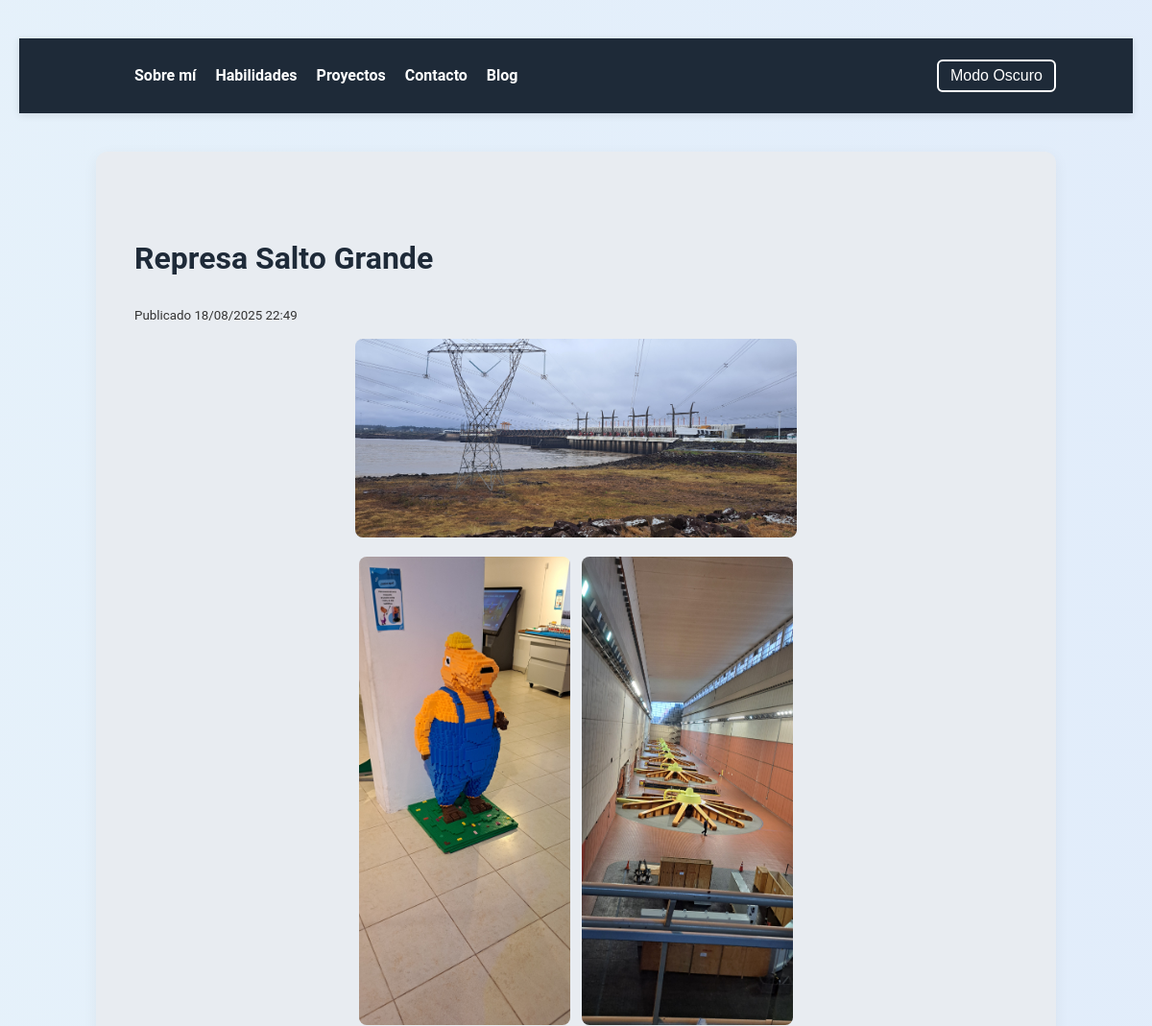
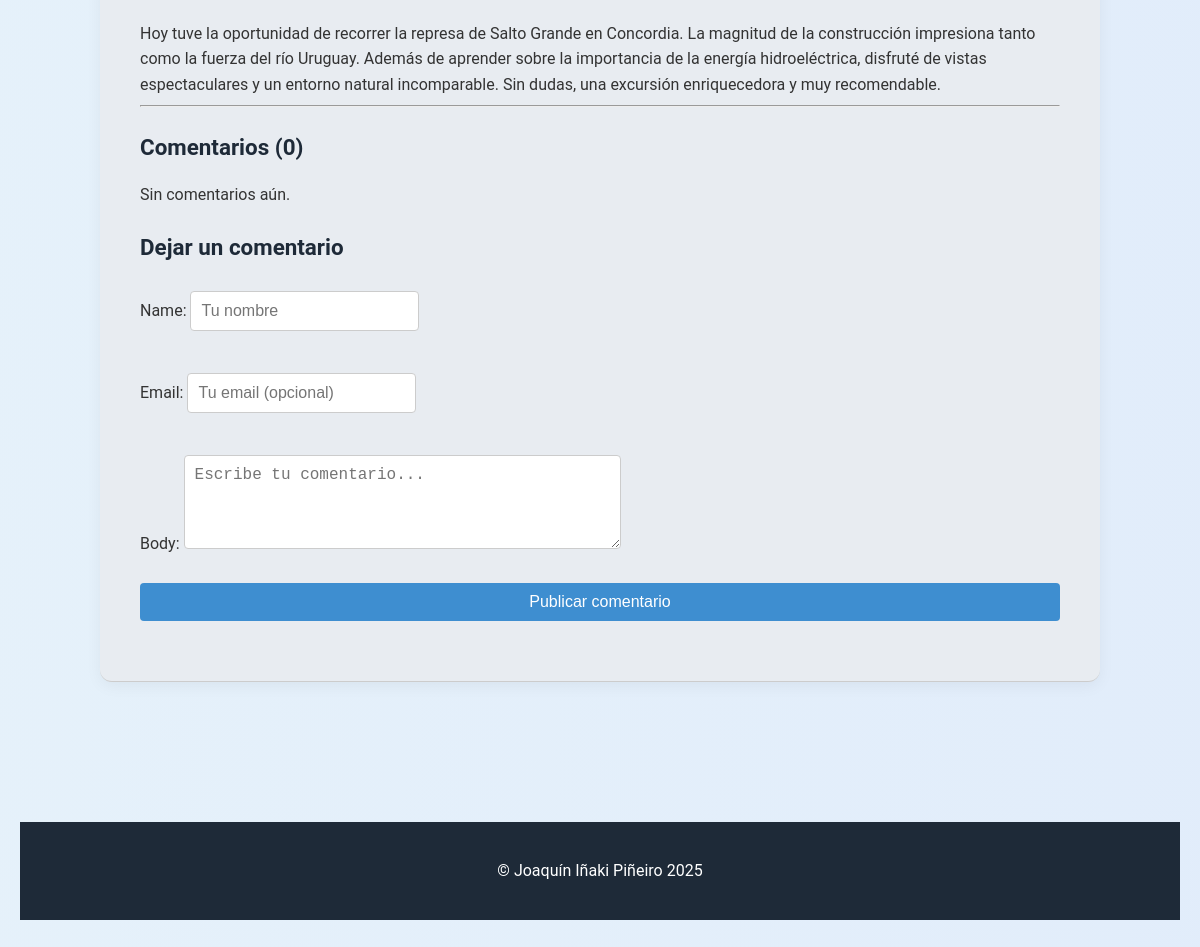
/blog/represa-salto-grande/, run on an earlier commit of the app's database (2 pictures, top to bottom).
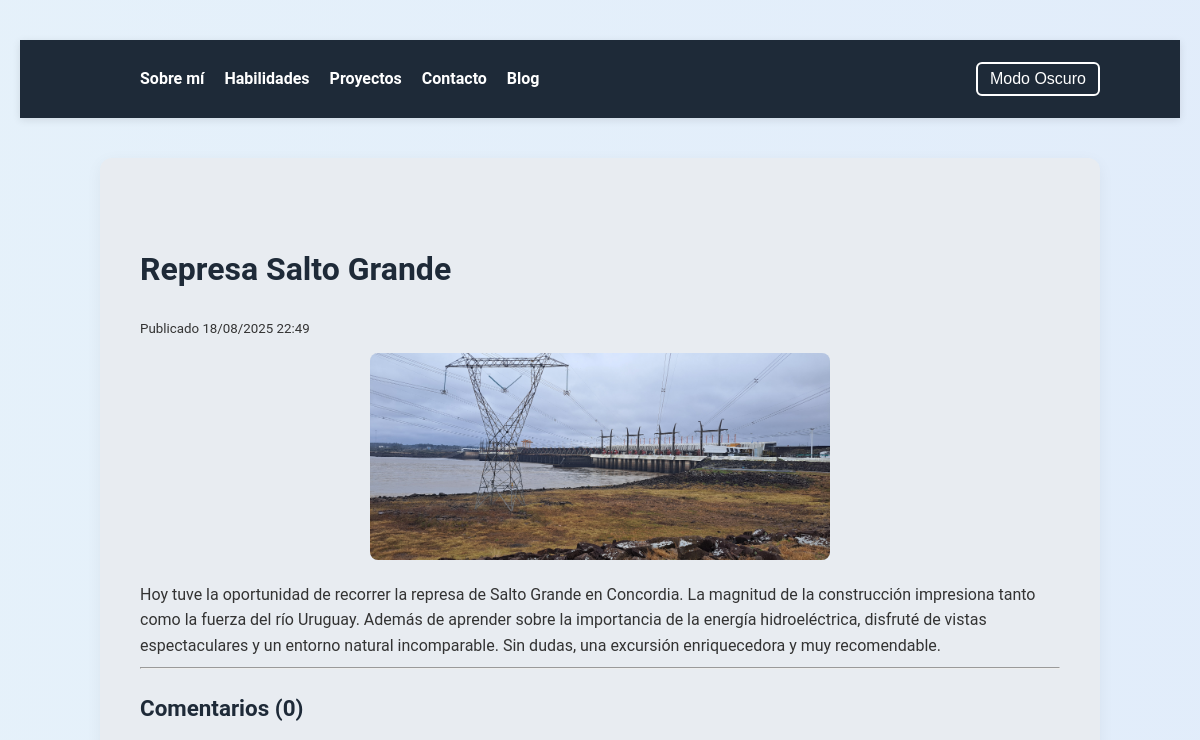
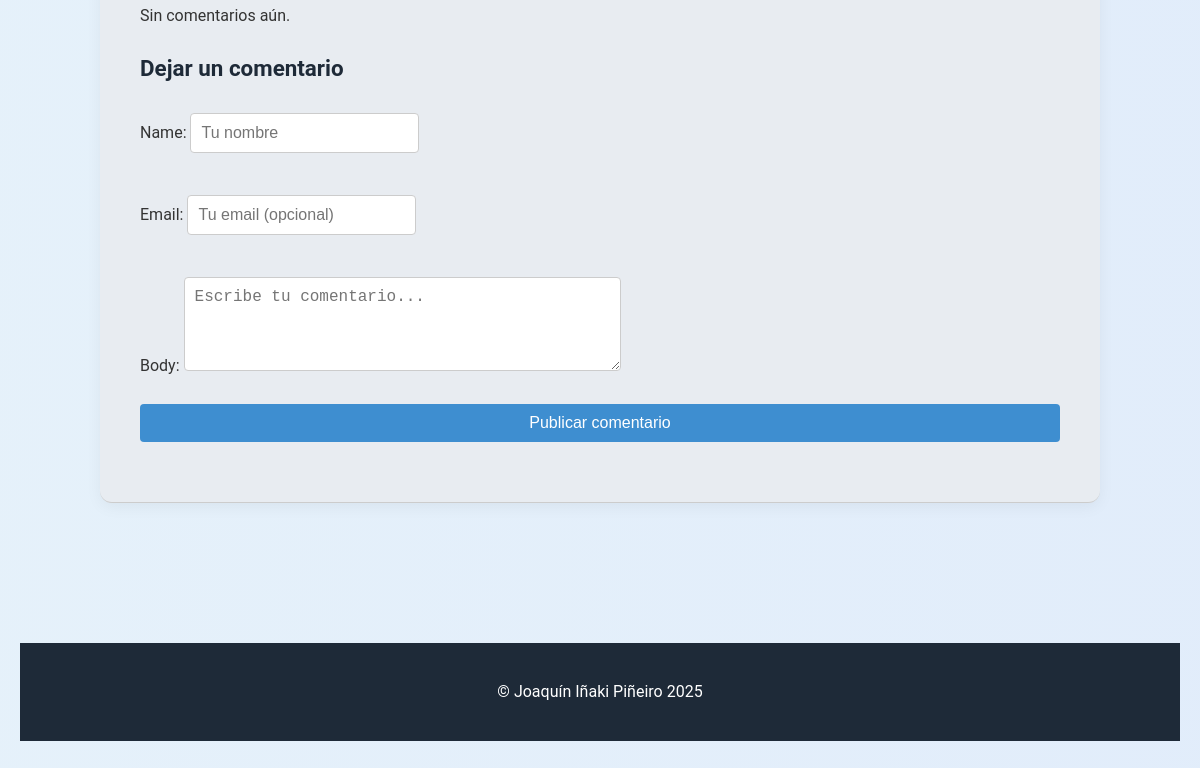
And on a later commit of the database (2 pictures, top to bottom).
### blog/models.py (models this page shows, shortened)
class Post(models.Model):
    title = models.CharField(max_length=200)
    slug = models.SlugField(max_length=220, unique=True, blank=True)
    author = models.ForeignKey(User, on_delete=models.SET_NULL, null=True, blank=True)
    content = models.TextField()
    image = models.ImageField(upload_to='blog', blank=True, null=True)
    created_at = models.DateTimeField(auto_now_add=True)
    updated_at = models.DateTimeField(auto_now=True)
    class Meta:
        ordering = ['-created_at']

class PostImage(models.Model):
    post = models.ForeignKey(Post, related_name='images', on_delete=models.CASCADE)
    image = models.ImageField(upload_to='blog')

### blog/views.py (the view, shortened to what this page needs)
# urls.py: path('<slug:slug>/', views.post_detail, name='post_detail'),
def post_detail(request, slug):
    post = get_object_or_404(Post, slug=slug)
    form = CommentForm()
    return render(request, 'blog/post_detail.html', {'post': post, 'form': form})

### blog/forms.py
class CommentForm(forms.ModelForm):
    class Meta:
        model = Comment
        fields = ['name', 'email', 'body']
        widgets = {
            'name': forms.TextInput(attrs={'placeholder': 'Tu nombre'}),
            'email': forms.EmailInput(attrs={'placeholder': 'Tu email (opcional)'}),
            'body': forms.Textarea(attrs={'rows': 4, 'placeholder': 'Escribe tu comentario...'}),
        }

### templates/blog/post_detail.html (shortened to what this page needs)
{% extends 'base.html' %}
{% load static %}
{% block content %}
<section class="pagina">
  <article>
    <h2>{{ post.title }}</h2>
    <small>
      Publicado {{ post.created_at|date:"d/m/Y H:i" }}
    </small>
    {% if post.image %}
    <div style="margin-top:12px; text-align:center;">
      <img src="{{ post.image.url }}" alt="{{ post.title }}"
          style="max-width:460px; width:100%; height:auto; border-radius:8px;">
    </div>
    {% endif %}
    {% if post.images.all %}
    <div class="post-gallery" style="display:flex; flex-wrap:wrap; justify-content:center; gap:12px; margin-top:12px;">
      {% for img in post.images.all %}
      <figure style="margin:0;">
        <img src="{{ img.image.url }}" alt="{{ post.title }}"
            style="max-width:220px; height:auto; border-radius:8px;">
      </figure>
      {% endfor %}
    </div>
    {% endif %}
    <div style="margin-top:14px; white-space:pre-wrap;">{{ post.content }}</div>
  </article>
  <hr/>
  <section>
    <h3>Comentarios ({{ post.comments.count }})</h3>
    {% for c in post.comments.all %}
    <div style="background:#e8ecf1; padding:10px; border-radius:8px; margin-bottom:8px;">
      <strong>{{ c.name }}</strong>
      <small>{{ c.created_at|date:"d/m/Y H:i" }}</small>
      <p style="margin:6px 0 0;">{{ c.body }}</p>
    </div>
    {% empty %}
    <p>Sin comentarios aún.</p>
    {% endfor %}
  </section>
  <section style="margin-top:1rem;">
    <h3>Dejar un comentario</h3>
    <form action="" method="post">
      {{ form.as_p }}
      <button type="submit">Publicar comentario</button>
    </form>
  </section>
</section>
{% endblock %}

### templates/base.html (shortened to what this page needs)
{% load static %}
<!DOCTYPE html>
<html lang="es">
<head>
  <link rel="stylesheet" href="{% static 'css/styles.css' %}" />
</head>
<body>
  <header>
    <nav class="navbar">
      <ul class="nav-links">
        <li><a href="{% url 'home' %}#sobre-mi">Sobre mí</a></li>
        <li><a href="{% url 'home' %}#habilidades">Habilidades</a></li>
        <li><a href="{% url 'home' %}#proyectos">Proyectos</a></li>
        <li><a href="{% url 'home' %}#contacto">Contacto</a></li>
        <li><a href="{% url 'blog:post_list' %}">Blog</a></li>
      </ul>
      <button id="modo-toggle" class="modo-boton">Modo Oscuro</button>
    </nav>
  </header>
  <main>
    {% block content %}{% endblock %}
  </main>
  <footer>
    <p>&copy; Joaquín Iñaki Piñeiro {% now "Y" %}</p>
  </footer>
</body>
</html>

### static/css/styles.css (style rules this page uses)
body { font-family: 'Roboto', sans-serif; margin: 0; padding: 40px 20px; background-color: #f4f4f9; color: #333; transition: background 0.3s, color 0.3s; line-height: 1.6; }
body::before { content: ""; position: fixed; top: 0; left: 0; width: 100%; height: 100%; background: linear-gradient(270deg, #ff9a9e, #fad0c4, #a1c4fd, #c2e9fb); background-size: 800% 800%; z-index: -1; animation: fondoAnimado 20s ease infinite; opacity: 0.3; pointer-events: none; }
header { background-color: #1e2a38; color: white; padding: 10px 0; position: sticky; top: 0; z-index: 1000; box-shadow: 0 2px 8px rgba(0,0,0,0.1); }
.navbar { display: flex; justify-content: space-between; align-items: center; max-width: 1000px; margin: auto; padding: 0 40px; }
.nav-links { list-style: none; display: flex; gap: 20px; }
.nav-links a { color: #ffffff; text-decoration: none; font-weight: bold; transition: color 0.3s; }
.modo-boton { background: none; border: 2px solid #ffffff; padding: 6px 12px; font-size: 1rem; color: #ffffff; border-radius: 6px; cursor: pointer; transition: background 0.3s, color 0.3s; }
main { max-width: 1000px; margin: auto; padding: 40px 40px; }
section.pagina { padding: 60px 40px; border-bottom: 1px solid #ccc; background-color: #e8ecf1; border-radius: 12px; margin-bottom: 40px; box-shadow: 0 4px 16px rgba(0, 0, 0, 0.05); transition: transform 0.3s; }
h1, h2, h3 { font-weight: 700; color: #1e2a38; }
h2 { font-size: 2rem; margin-bottom: 20px; }
h3 { font-size: 1.4rem; margin-bottom: 10px; }
form { display: flex; flex-direction: column; gap: 10px; }
input, textarea { padding: 10px; border: 1px solid #ccc; border-radius: 4px; background-color: white; color: #333; font-size: 1rem; }
button[type="submit"] { background-color: #3e8ed0; color: white; padding: 10px; border: none; border-radius: 4px; font-size: 1rem; cursor: pointer; transition: background 0.3s; }
footer { text-align: center; padding: 20px; background-color: #1e2a38; color: white; margin-top: 60px; }

### templates/base.html (style rules this page uses)
html { scroll-behavior: smooth; }

What changed in the data, as far as the page shows it:
removed PostImage: image (picture)
removed PostImage: image (picture)
